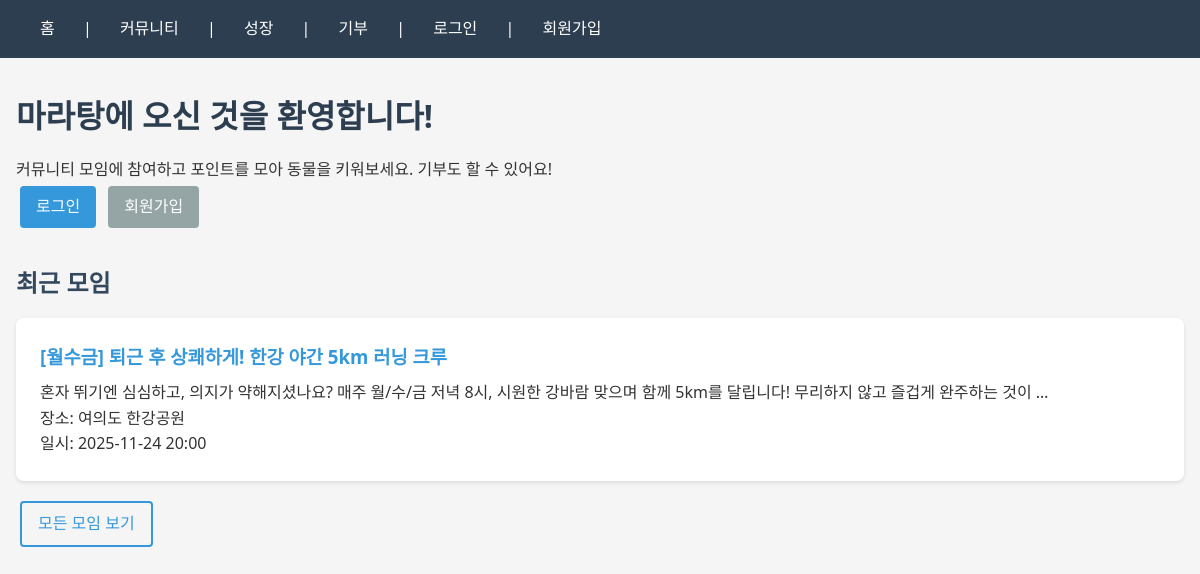
/, run on an earlier commit of the app's database.
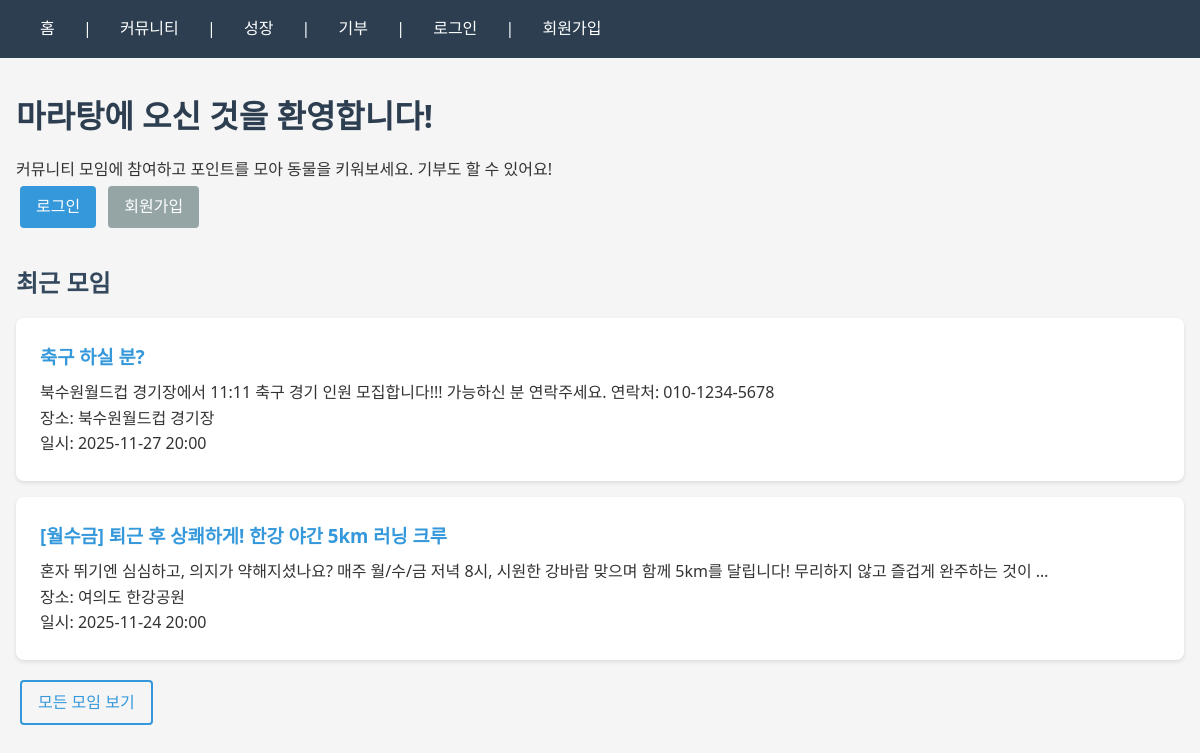
And on a later commit of the database.
### community/models.py (models this page shows, shortened)
class CommunityMeeting(models.Model):
    meeting_id = models.AutoField(primary_key=True)
    host_id = models.ForeignKey(User, on_delete=models.CASCADE, related_name='hosted_meetings', db_column='host_id')
    title = models.CharField(max_length=200)
    description = models.TextField()
    location_name = models.CharField(max_length=200)
    location_coords = models.CharField(max_length=100, help_text="Latitude,Longitude 형식")
    meeting_date = models.DateTimeField()
    capacity = models.IntegerField(default=10)
    created_at = models.DateTimeField(auto_now_add=True)
    class Meta:
        db_table = 'community_meeting'
        ordering = ['-created_at']

### main/views.py (the view)
# urls.py: path('', views.main, name='main'),
def main(request):
    recent_meetings = []
    try:
        recent_meetings = CommunityMeeting.objects.all().order_by('-created_at')[:5]
    except Exception:
        pass
    active_pool = None
    try:
        active_pool = DonationPool.objects.filter(status='open').order_by('-created_at').first()
    except Exception:
        pass
    user_pet = None
    if request.user.is_authenticated:
        try:
            user_pet = UserPet.objects.get(user_id=request.user)
        except (UserPet.DoesNotExist, Exception):
            pass
    context = {
        'recent_meetings': recent_meetings,
        'active_pool': active_pool,
        'user_pet': user_pet,
    }
    return render(request, 'main.html', context)

### main/templates/main.html (shortened to what this page needs)
{% extends 'base.html' %}
{% block content %}
<div class="container">
    <h1>마라탕에 오신 것을 환영합니다!</h1>
    {% if user.is_authenticated %}
        <div class="welcome-section">
            <h2>안녕하세요, {{ user.username }}님!</h2>
            {% if user_pet %}
                <p>현재 레벨: {{ user_pet.current_level }} | XP: {{ user_pet.current_xp }}</p>
            {% endif %}
            <p>보유 포인트: {{ user.total_points }}P</p>
        </div>
    {% else %}
        <div class="welcome-section">
            <p>커뮤니티 모임에 참여하고 포인트를 모아 동물을 키워보세요. 기부도 할 수 있어요!</p>
            <a href="{% url 'login' %}" class="btn btn-primary">로그인</a>
            <a href="{% url 'signup' %}" class="btn btn-secondary">회원가입</a>
        </div>
    {% endif %}
    <div class="section">
        <h2>최근 모임</h2>
        {% if recent_meetings %}
            <div class="meeting-list">
                {% for meeting in recent_meetings %}
                    <div class="meeting-card">
                        <h3><a href="{% url 'meeting_detail' meeting.meeting_id %}">{{ meeting.title }}</a></h3>
                        <p>{{ meeting.description|truncatewords:20 }}</p>
                        <p>장소: {{ meeting.location_name }}</p>
                        <p>일시: {{ meeting.meeting_date|date:"Y-m-d H:i" }}</p>
                    </div>
                {% endfor %}
            </div>
        {% else %}
            <p>아직 생성된 모임이 없습니다.</p>
        {% endif %}
        <a href="{% url 'community' %}" class="btn btn-outline-primary">모든 모임 보기</a>
    </div>
</div>
{% endblock %}

What changed in the data, as far as the page shows it:
added CommunityMeeting: title "축구 하실 분?", description "북수원월드컵 경기장에서 11:11 축구 경기 인원 모집합니다!!! 가능하신 분 연락주세요. 연락처: 010-1234-5678", location_name "북수원월드컵 경기장", meeting_date "2025-11-27 20:00"
